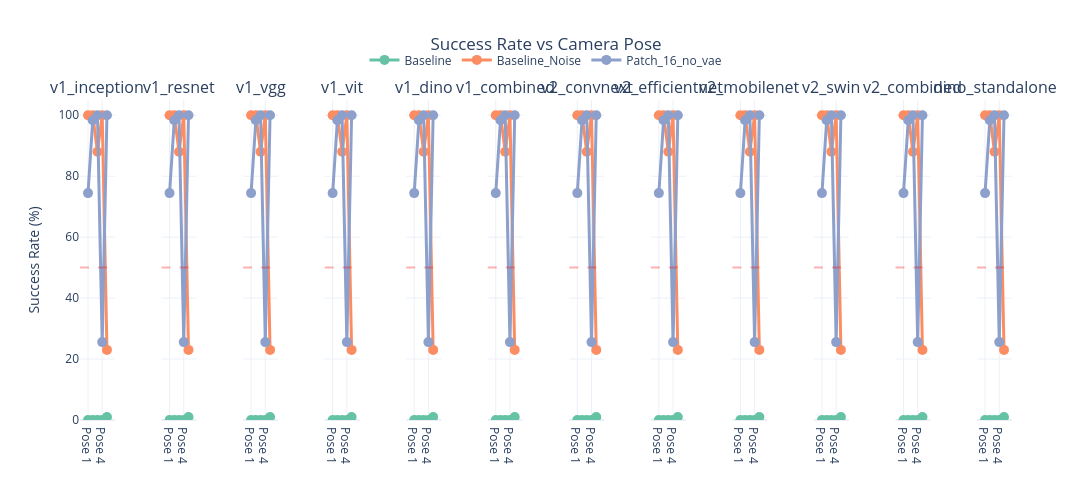
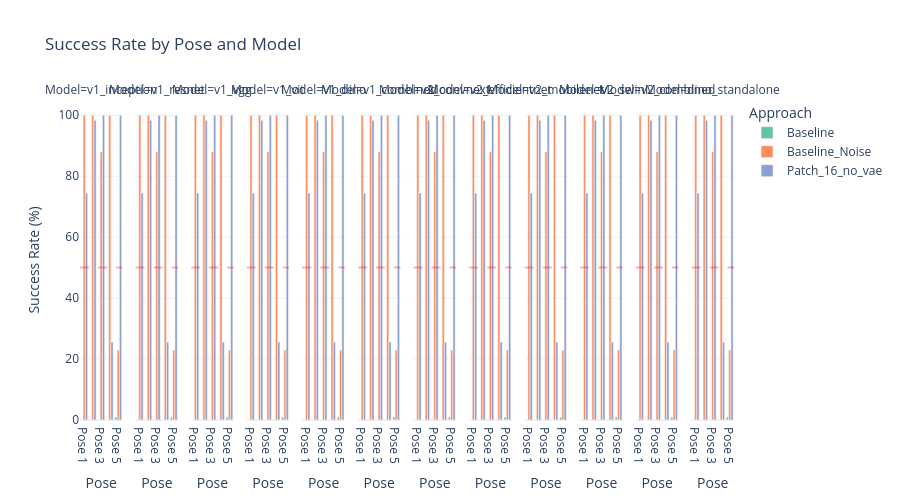

Source (notebook cell) for these figures, in order:
### Code cell
# Success Rate vs Pose - Interactive Plotly visualization
# Supports arbitrary number of experiments

# Check if any experiment has multi-pose data
has_multi_pose = any('pose_idx' in df.columns for df in experiment_dfs.values() if len(df) > 0)

if has_multi_pose:
    # Collect pose data from all experiments
    pose_data = []
    
    # Get success columns from first non-empty experiment
    first_df = next(df for df in experiment_dfs.values() if len(df) > 0)
    success_cols = [c for c in first_df.columns if c.endswith('_success')]
    
    for exp_name, exp_df in experiment_dfs.items():
        if 'pose_idx' not in exp_df.columns or len(exp_df) == 0:
            continue
            
        for pose_idx in sorted(exp_df['pose_idx'].unique()):
            pose_subset = exp_df[exp_df['pose_idx'] == pose_idx]
            for col in success_cols:
                model_name = col.replace('_success', '')
                success_rate = pose_subset[col].mean() * 100
                pose_data.append({
                    'Pose': f'Pose {pose_idx + 1}',
                    'Pose Index': pose_idx,
                    'Model': model_name,
                    'Approach': exp_name,
                    'Success Rate': success_rate
                })
    
    pose_df = pd.DataFrame(pose_data)
    
    # Create subplot for each model
    models = pose_df['Model'].unique()
    n_models = len(models)
    
    fig = make_subplots(
        rows=1, cols=n_models,
        subplot_titles=[m for m in models],
        shared_yaxes=True,
        horizontal_spacing=0.05
    )
    
    # Color palette for experiments
    exp_colors_pose = {exp: color_palette[i % len(color_palette)] for i, exp in enumerate(experiment_dfs.keys())}
    
    for idx, model in enumerate(models, 1):
        model_df = pose_df[pose_df['Model'] == model]
        
        for exp_name in experiment_dfs.keys():
            exp_data = model_df[model_df['Approach'] == exp_name].sort_values('Pose Index')
            if len(exp_data) > 0:
                fig.add_trace(
                    go.Scatter(
                        x=exp_data['Pose'], 
                        y=exp_data['Success Rate'],
                        mode='lines+markers',
                        name=exp_name if idx == 1 else None,
                        line=dict(color=exp_colors_pose[exp_name], width=3),
                        marker=dict(size=10),
                        showlegend=(idx == 1),
                        legendgroup=exp_name
                    ),
                    row=1, col=idx
                )
        
        # Add 50% reference line
        fig.add_hline(y=50, line_dash="dash", line_color="red", opacity=0.3, row=1, col=idx)
    
    fig.update_layout(
        title_text='Success Rate vs Camera Pose',
        title_x=0.5,
        height=500,
        width=400 * n_models,
        template='plotly_white',
        legend=dict(orientation='h', yanchor='bottom', y=1.08, xanchor='center', x=0.5)
    )
    
    fig.update_yaxes(range=[0, 105], title_text='Success Rate (%)', col=1)
    for col in range(2, n_models + 1):
        fig.update_yaxes(range=[0, 105], col=col)
    
    fig.write_html('success_rate_vs_pose.html')
    fig.show()
    print("✓ Success rate vs pose chart saved to 'success_rate_vs_pose.html'")
    
    # Grouped bar chart version
    fig2 = px.bar(
        pose_df,
        x='Pose',
        y='Success Rate',
        color='Approach',
        facet_col='Model',
        barmode='group',
        color_discrete_sequence=list(exp_colors_pose.values()),
        title='Success Rate by Pose and Model',
        labels={'Success Rate': 'Success Rate (%)'}
    )
    
    fig2.update_layout(
        height=500,
        template='plotly_white'
    )
    fig2.add_hline(y=50, line_dash="dash", line_color="red", opacity=0.3)
    fig2.update_yaxes(range=[0, 105])
    
    fig2.write_html('success_rate_vs_pose_bars.html')
    fig2.show()
    print("✓ Bar chart version saved to 'success_rate_vs_pose_bars.html'")
    
else:
    print("⚠ Multi-pose mode not detected. Success rate vs pose chart requires multi-pose data.")
    print("  Re-run batch capture with MULTI_POSE=True and NUM_POSES > 1 to generate this visualization.")
